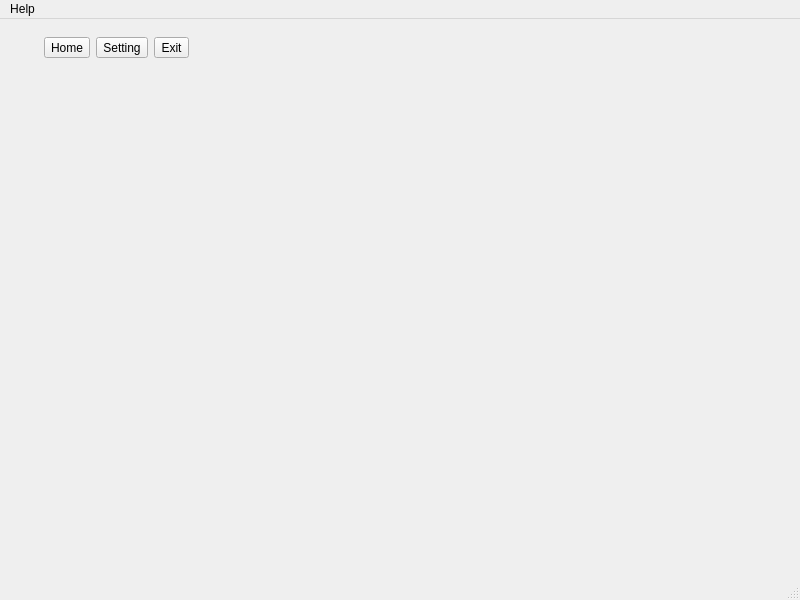
<?xml version="1.0" encoding="UTF-8"?>
<ui version="4.0">
 <class>MainWindow</class>
 <widget class="QMainWindow" name="MainWindow">
  <property name="geometry">
   <rect>
    <x>0</x>
    <y>0</y>
    <width>800</width>
    <height>600</height>
   </rect>
  </property>
  <property name="windowTitle">
   <string>MainWindow</string>
  </property>
  <widget class="QWidget" name="centralwidget">
   <layout class="QGridLayout" name="gridLayout_3">
    <item row="0" column="0">
     <widget class="QWidget" name="widgetTitle" native="true">
      <property name="sizePolicy">
       <sizepolicy hsizetype="Preferred" vsizetype="Fixed">
        <horstretch>0</horstretch>
        <verstretch>0</verstretch>
       </sizepolicy>
      </property>
      <layout class="QGridLayout" name="gridLayout" columnstretch="0,0,0,0,0,0">
       <item row="0" column="1">
        <widget class="QLabel" name="label_title">
         <property name="sizePolicy">
          <sizepolicy hsizetype="Minimum" vsizetype="Preferred">
           <horstretch>0</horstretch>
           <verstretch>0</verstretch>
          </sizepolicy>
         </property>
         <property name="styleSheet">
          <string notr="true"/>
         </property>
         <property name="text">
          <string/>
         </property>
         <property name="alignment">
          <set>Qt::AlignLeading|Qt::AlignLeft|Qt::AlignVCenter</set>
         </property>
        </widget>
       </item>
       <item row="0" column="5">
        <spacer name="horizontalSpacer">
         <property name="orientation">
          <enum>Qt::Horizontal</enum>
         </property>
         <property name="sizeHint" stdset="0">
          <size>
           <width>435</width>
           <height>17</height>
          </size>
         </property>
        </spacer>
       </item>
       <item row="0" column="3">
        <widget class="QToolButton" name="btnSetting">
         <property name="sizePolicy">
          <sizepolicy hsizetype="Fixed" vsizetype="Expanding">
           <horstretch>0</horstretch>
           <verstretch>0</verstretch>
          </sizepolicy>
         </property>
         <property name="text">
          <string>Setting</string>
         </property>
         <property name="icon">
          <iconset>
           <normaloff>:/image/main_config.png</normaloff>:/image/main_config.png</iconset>
         </property>
         <property name="toolButtonStyle">
          <enum>Qt::ToolButtonTextUnderIcon</enum>
         </property>
        </widget>
       </item>
       <item row="0" column="0">
        <widget class="QLabel" name="label_icon">
         <property name="text">
          <string/>
         </property>
         <property name="alignment">
          <set>Qt::AlignCenter</set>
         </property>
        </widget>
       </item>
       <item row="0" column="2">
        <widget class="QToolButton" name="btnMain">
         <property name="sizePolicy">
          <sizepolicy hsizetype="Fixed" vsizetype="Expanding">
           <horstretch>0</horstretch>
           <verstretch>0</verstretch>
          </sizepolicy>
         </property>
         <property name="text">
          <string>Home</string>
         </property>
         <property name="icon">
          <iconset>
           <normaloff>:/image/main_main.png</normaloff>:/image/main_main.png</iconset>
         </property>
         <property name="toolButtonStyle">
          <enum>Qt::ToolButtonTextUnderIcon</enum>
         </property>
        </widget>
       </item>
       <item row="0" column="4">
        <widget class="QToolButton" name="btnExit">
         <property name="sizePolicy">
          <sizepolicy hsizetype="Fixed" vsizetype="Expanding">
           <horstretch>0</horstretch>
           <verstretch>0</verstretch>
          </sizepolicy>
         </property>
         <property name="styleSheet">
          <string notr="true"/>
         </property>
         <property name="text">
          <string>Exit</string>
         </property>
         <property name="icon">
          <iconset>
           <normaloff>:/image/main_exit.png</normaloff>:/image/main_exit.png</iconset>
         </property>
         <property name="toolButtonStyle">
          <enum>Qt::ToolButtonTextUnderIcon</enum>
         </property>
        </widget>
       </item>
      </layout>
     </widget>
    </item>
    <item row="1" column="0">
     <widget class="QStackedWidget" name="stackedWidget">
      <property name="currentIndex">
       <number>2</number>
      </property>
      <widget class="QWidget" name="page1"/>
      <widget class="QWidget" name="page2">
       <layout class="QGridLayout" name="gridLayout_4">
        <item row="0" column="0">
         <widget class="QTabWidget" name="tabWidget_comm"/>
        </item>
       </layout>
      </widget>
      <widget class="QWidget" name="page3"/>
     </widget>
    </item>
   </layout>
  </widget>
  <widget class="QMenuBar" name="menubar">
   <property name="geometry">
    <rect>
     <x>0</x>
     <y>0</y>
     <width>800</width>
     <height>23</height>
    </rect>
   </property>
   <widget class="QMenu" name="menuHelp">
    <property name="title">
     <string>Help</string>
    </property>
    <widget class="QMenu" name="menuVersion">
     <property name="title">
      <string>Version</string>
     </property>
    </widget>
    <addaction name="menuVersion"/>
    <addaction name="actionAbout"/>
   </widget>
   <addaction name="menuHelp"/>
  </widget>
  <widget class="QStatusBar" name="statusbar"/>
  <action name="action1">
   <property name="text">
    <string>1</string>
   </property>
  </action>
  <action name="actionAbout">
   <property name="text">
    <string>About</string>
   </property>
  </action>
 </widget>
 <resources/>
 <connections/>
</ui>
